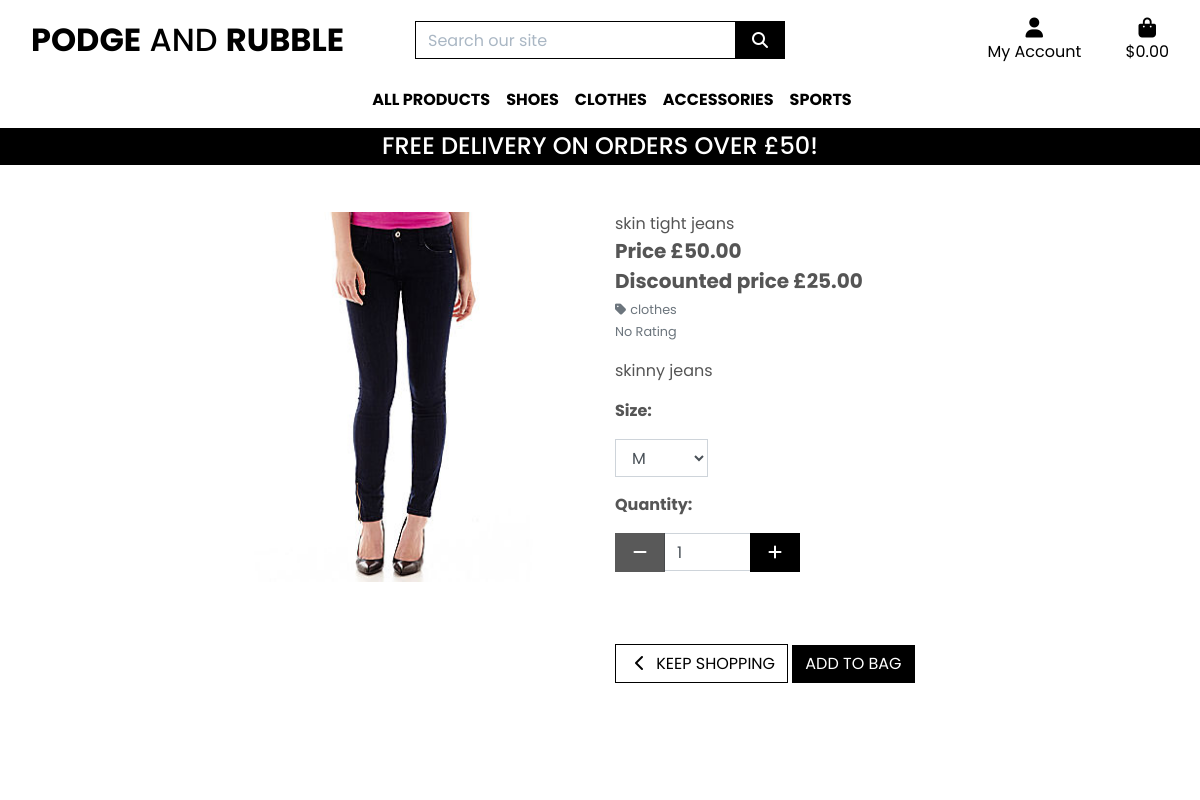
The app's page /products/115/, older data.
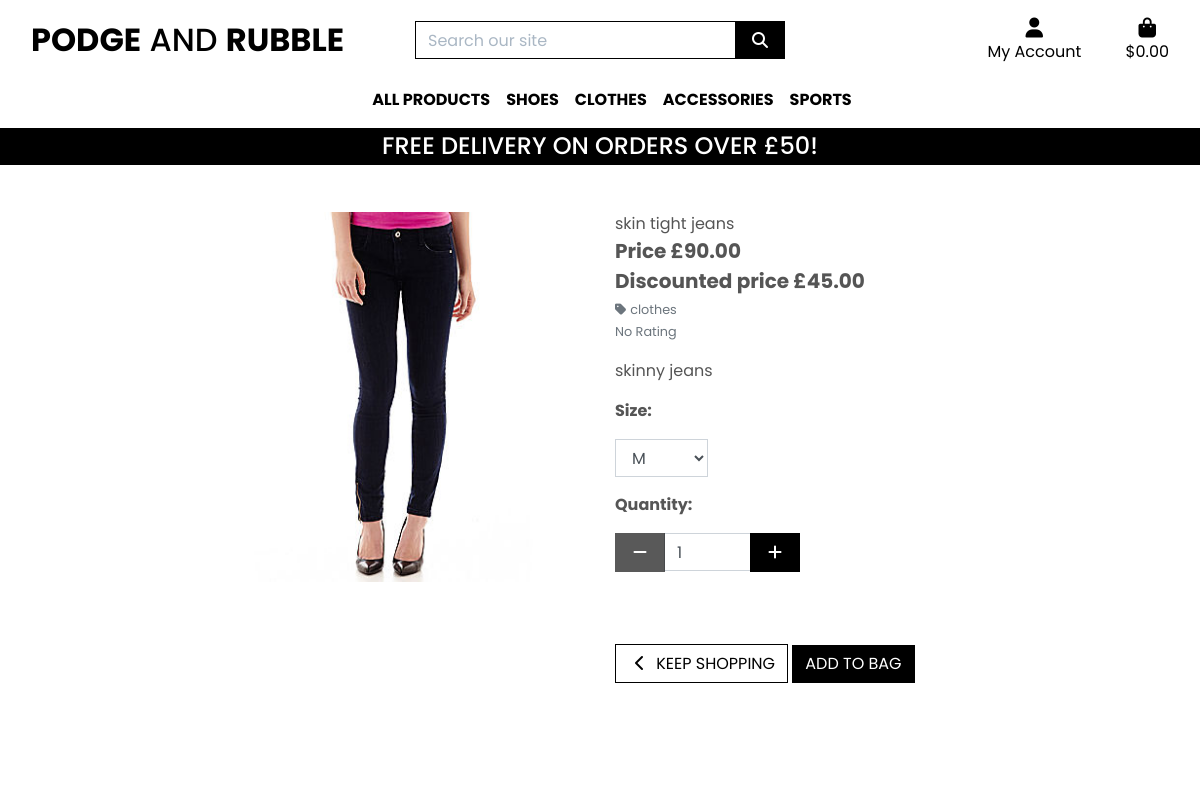
The same page, newer data.
### products/models.py (models this page shows, shortened)
class Product(models.Model):
    price = models.DecimalField(
        max_digits=6,
        decimal_places=2)
    discount_price = models.DecimalField(
        max_digits=6,
        decimal_places=2)
    sku = models.CharField(
        max_length=254)
    name = models.CharField(
        max_length=254)
    product_description = models.TextField()
    sizes = models.BooleanField(
        default=False,
        null=True,
        blank=True)
    category = models.CharField(max_length=20)
    gender = models.CharField(max_length=10)
    product_type = models.CharField(max_length=20)
    name = models.CharField(max_length=254)
    gender = models.ForeignKey(
        'Gender',
        null=True,
        blank=True,
        on_delete=models.SET_NULL)
    category = models.ForeignKey(
        'Category',
        null=True,
        blank=True,
        on_delete=models.SET_NULL)
    sub_category = models.ForeignKey(
        'SubCategory',
        null=True,
        blank=True,
        on_delete=models.SET_NULL)
    product_type = models.ForeignKey(
        'ProductType',
        null=True,
        blank=True,
        on_delete=models.SET_NULL)
    image = models.ImageField(
        blank=True,
        null=True)

class Category(models.Model):
    class Meta:
        verbose_name_plural = 'Categories'
    name = models.CharField(max_length=255)
    display_name = models.CharField(max_length=255, null=True, blank=True)

### products/views.py (the view)
# urls.py: path('<int:product_id>/', views.product_detail, name='product_detail'),
def product_detail(request, product_id):
    product = get_object_or_404(Product, pk=product_id)
    context = {
        'product': product,
    }
    return render(request, 'products/product_detail.html', context)

### bag/contexts.py (called while the page is built, shortened)
def bag_contents(request):
    bag_items = []
    total = 0
    product_count = 0
    bag = request.session.get('bag', {})
    if total < settings.FREE_DELIVERY_THRESHOLD:
        delivery = total * Decimal(settings.STANDARD_DELIVERY_PERCENTAGE / 100)
        free_delivery_delta = settings.FREE_DELIVERY_THRESHOLD - total
    else:
        delivery = 0
        free_delivery_delta = 0
    grand_total = delivery + total
    context = {
        'bag_items': bag_items,
        'total': total,
        'product_count': product_count,
        'delivery': delivery,
        'free_delivery_delta': free_delivery_delta,
        'free_delivery_threshold': settings.FREE_DELIVERY_THRESHOLD,
        'grand_total': grand_total,
    }
    return context

### products/templates/products/product_detail.html (shortened to what the changed rows need)
{% extends "base.html" %}
{% load static %}
{% block content %}
    <div class="container-fluid">
        <div class="row">
            <div class="col-12 col-md-6 col-lg-4 offset-lg-2">
                <div class="image-container my-5">
                    {% if product.image %}
                        <a href="{{ product.image.url }}" target="_blank">
                            <img class="card-img-top img-fluid" src="{{ product.image.url }}" alt="{{ product.name }}">
                        </a>
                        {% else %}
                        <a href="">
                            <img class="card-img-top img-fluid" src="{{ MEDIA_URL }}noimage.png" alt="{{ product.name }}">
                        </a>
                    {% endif %}
                </div>
            </div>
            <div class="col-12 col-md-6 col-lg-4">
                <div class="product-details-container mb-5 mt-md-5">
                    <p class="mb-0">{{ product.name }}</p>
                    <p class="lead mb-0 text-left font-weight-bold">Price £{{ product.price }}</p>
                    <p class="lead mb-0 text-left font-weight-bold">Discounted price £{{ product.discount_price }}</p>
                    {% if product.category %}
                    <p class="small mt-1 mb-0">
                        <a class="text-muted" href="{% url 'products' %}?category={{ product.category.name }}">
                            <i class="fas fa-tag mr-1"></i>{{ product.category.display_name }}
                        </a>
                    </p>
                    {% endif %}
                    {% if product.rating %}
                        <small class="text-muted"><i class="fas fa-star mr-1"></i>{{ product.rating }} / 5</small>
                    {% else %}
                        <small class="text-muted">No Rating</small>
                    {% endif %}
                    <p class="mt-3">{{ product.product_description }}</p>
                    <form class="form" action="{% url 'add_to_bag' product.id %}" method="POST">
                        <div class="form-row">
                        </div>
                    </form>
                </div>
            </div>
        </div>
    </div>
{% endblock %}

Row changes from the older to the newer data that the page shows:
changed Product "skin tight jeans": price "50.00" → "90.00"; discount_price "25.00" → "45.00"
